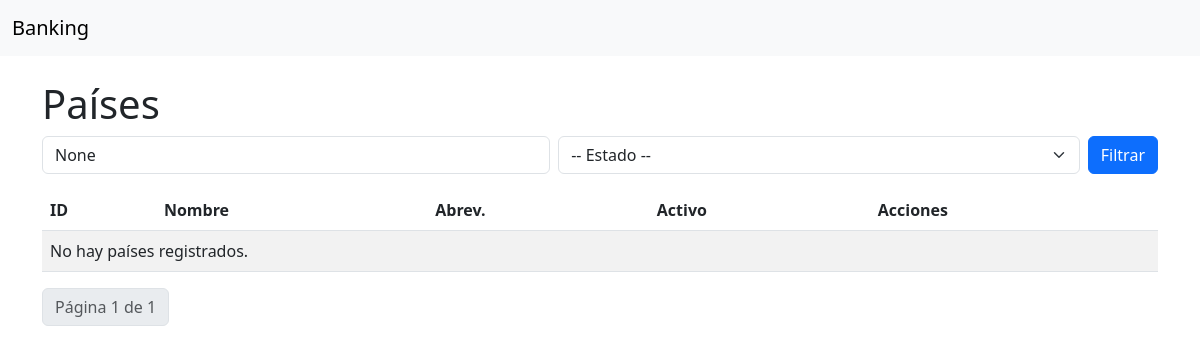
The app's page /auth/countries/, older data.
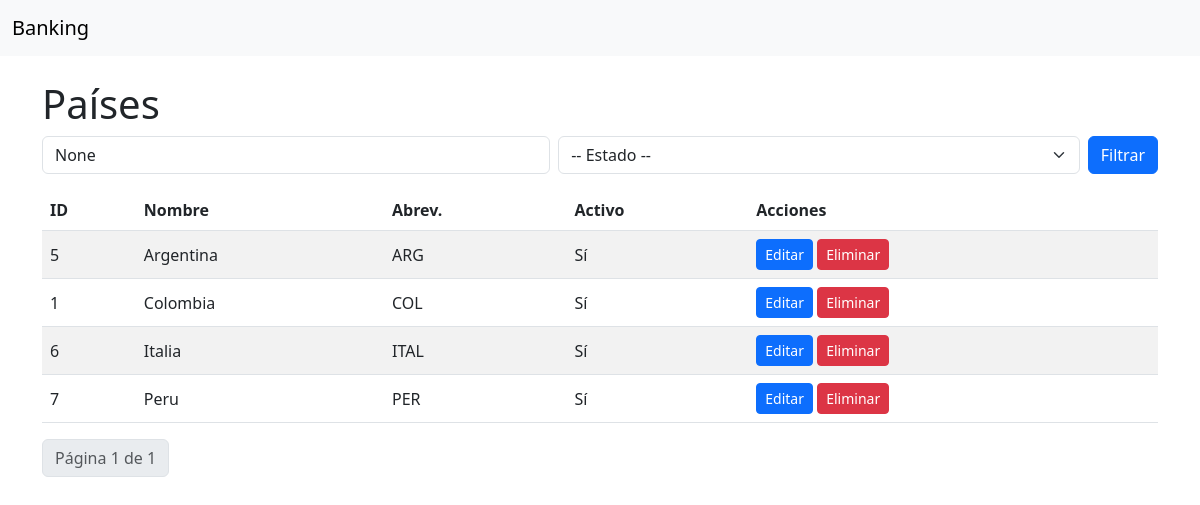
The same page, newer data.
### authentication/models.py (models this page shows, shortened)
class Countries(models.Model):
    name = models.CharField(max_length=50)
    abrev = models.CharField(max_length=5)
    status = models.BooleanField(default=True, blank=True)
    created_at = models.DateTimeField(auto_now_add=True)
    updated_at = models.DateTimeField(auto_now=True)
    deleted_at = models.DateTimeField(null=True, blank=True)

### authentication/views.py (the view)
# urls.py: path('countries/', views.country_list, name='country_list'),
def country_list(request):
    query = request.GET.get('q')
    status_filter = request.GET.get('status')
    countries_list = Countries.objects.all().order_by('name')
    if query:
        countries_list = countries_list.filter(name__icontains=query) | countries_list.filter(abrev__icontains=query)
    if status_filter in ['true', 'false']:
        countries_list = countries_list.filter(status=(status_filter == 'true'))
    paginator = Paginator(countries_list, 10)  # 10 por página
    page_number = request.GET.get('page')
    countries = paginator.get_page(page_number)
    return render(request, 'banking_app/country_list.html', {
        'countries': countries,
        'query': query,
        'status_filter': status_filter
    })

### authentication/templates/banking_app/country_list.html (shortened to what this page needs)
{% extends "base.html" %}
{% load static %}
{% block content %}
<h1>Países</h1>
<form method="get" class="mb-3 d-flex">
  <input type="text" name="q" class="form-control me-2" placeholder="Buscar..." value="{{ query }}">
  <select name="status" class="form-select me-2">
    <option value="">-- Estado --</option>
  </select>
  <button type="submit" class="btn btn-primary">Filtrar</button>
</form>
<table class="table table-striped">
  <thead>
    <tr>
      <th>ID</th>
      <th>Nombre</th>
      <th>Abrev.</th>
      <th>Activo</th>
      <th>Acciones</th>
    </tr>
  </thead>
  <tbody>
    {% for c in countries %}
    <tr>
      <td>{{ c.id }}</td>
      <td>{{ c.name }}</td>
      <td>{{ c.abrev }}</td>
      <td>{% if c.status %}Sí{% else %}No{% endif %}</td>
      <td>
        <a class="btn btn-sm btn-primary" href="{% url 'banking_app:country_edit' c.id %}">Editar</a>
        <a class="btn btn-sm btn-danger" href="{% url 'banking_app:country_delete' c.id %}">Eliminar</a>
      </td>
    </tr>
    {% empty %}
    <tr><td colspan="5">No hay países registrados.</td></tr>
    {% endfor %}
  </tbody>
</table>
<nav>
  <ul class="pagination">
    <li class="page-item disabled"><a class="page-link">Página {{ countries.number }} de {{ countries.paginator.num_pages }}</a></li>
  </ul>
</nav>
{% endblock %}

### templates/base.html (shortened to what this page needs)
{% load static %}
<!doctype html>
<html lang="es">
<head>
  <link href="https://cdn.jsdelivr.net/npm/bootstrap@5.3.0/dist/css/bootstrap.min.css" rel="stylesheet">
  <link rel="stylesheet" href="{% static 'css/countries.css' %}">
</head>
<body>
  <nav class="navbar navbar-expand navbar-light bg-light mb-4">
    <div class="container-fluid">
      <a class="navbar-brand" href="{% url 'banking_app:country_list' %}">Banking</a>
    </div>
  </nav>
  <div class="container">
    {% block content %}{% endblock %}
  </div>
</body>
</html>

### static/css/countries.css (style rules this page uses)
body { padding-bottom: 40px; }
.table td, .table th { vertical-align: middle; }

Row changes from the older to the newer data that the page shows:
added Countries: id "5", name "Argentina", abrev "ARG", status "Sí"
added Countries: id "1", name "Colombia", abrev "COL", status "Sí"
added Countries: id "6", name "Italia", abrev "ITAL", status "Sí"
added Countries: id "7", name "Peru", abrev "PER", status "Sí"
Text that changed along with them:
text no longer shown: "No hay países registrados."
